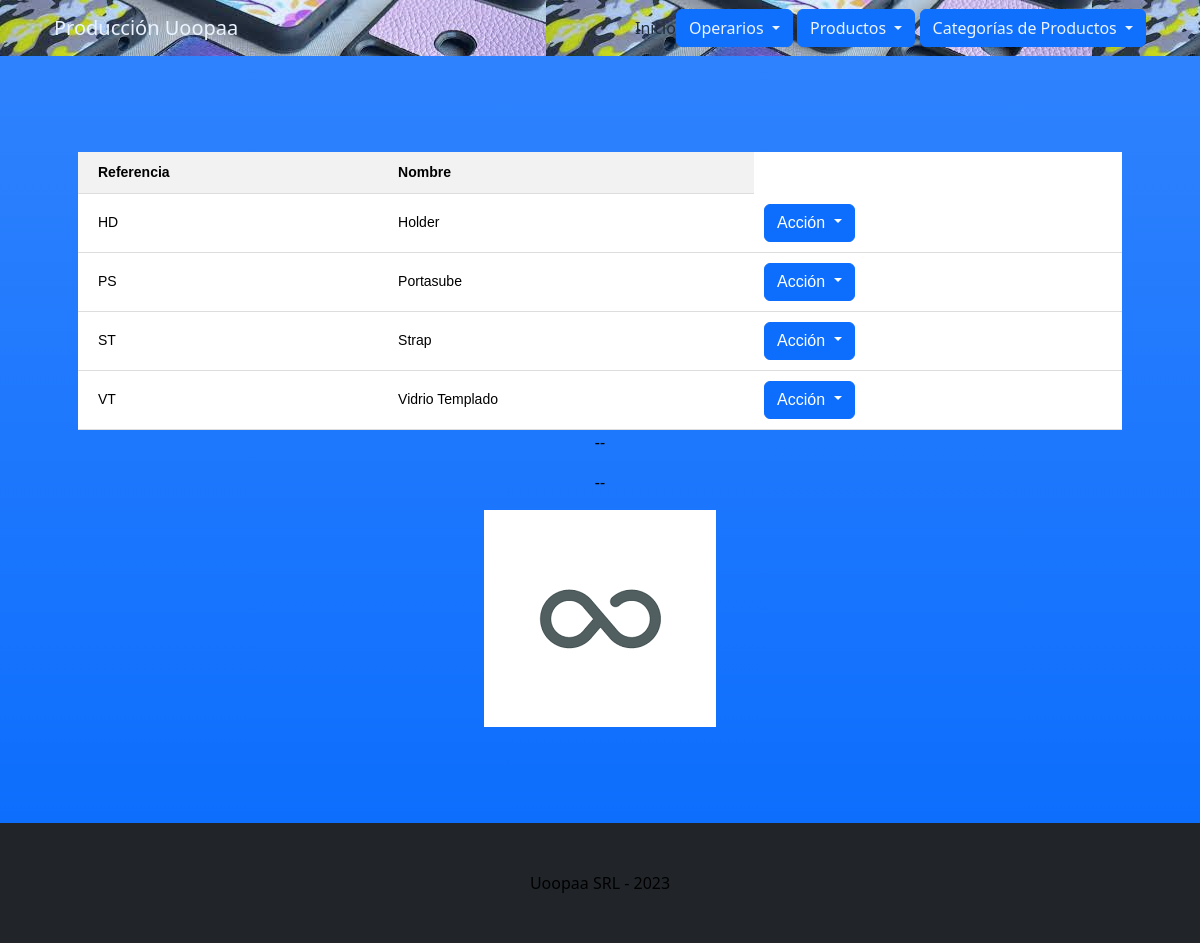
The app's page /listaCategorias with its own data.
### Operarios/models.py (models this page shows, shortened)
class CategoriasDeProductos(models.Model):
    referencia_categorias = models.CharField(max_length=40)
    nombre = models.CharField(max_length=40)

### Operarios/views.py (the view)
# urls.py: path('listaCategorias', listaCategorias, name="listaCategorias"),
def listaCategorias(request):
    categorias = CategoriasDeProductos.objects.all()  # Obtener todos los productos de la base de datos
    return render(request, "Operarios/listaCategorias.html", {"categorias": categorias})

### Operarios/templates/Operarios/listaCategorias.html (shortened to what this page needs)
{% extends "Operarios/base.html" %}
{% load static %}
{% block styles %}
{% block main %}
    <div class="container px-4 text-center">
        <table class="my-table">
            <tr>
                <th>Referencia</th>
                <th>Nombre</th>
            </tr>
            {% for categoria in categorias %}
            <tr>
                <td>{{ categoria.referencia_categorias }}</td>
                <td>{{ categoria.nombre }}</td>
                <td>
                    <button class="btn btn-primary dropdown-toggle" type="button" id="accionesDropdown" data-bs-toggle="dropdown" aria-expanded="false">
                        Acción
                    </button>
              </td>
            </tr>
            {% endfor %}
        </table>
    </div>
{% endblock main %}
{% endblock styles %}

### records on screen
CategoriasDeProductos: referencia_categorias "HD", nombre "Holder"
CategoriasDeProductos: referencia_categorias "PS", nombre "Portasube"
CategoriasDeProductos: referencia_categorias "ST", nombre "Strap"
CategoriasDeProductos: referencia_categorias "VT", nombre "Vidrio Templado"
